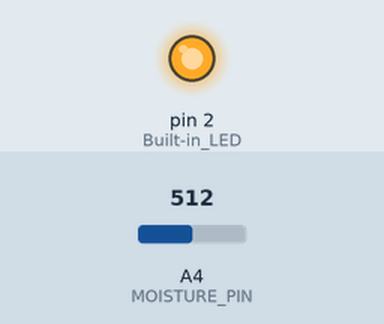
Recording of a sketch running on a simulated Arduino Uno, built with avr-gcc and run on an emulated ATmega328P. Parts: output pins drawn as LEDs (lit = HIGH). The inputs (shaded band) are chosen by the test bench; at power-on: A4 (MOISTURE_PIN) = 512. What the sketch prints to the serial monitor is not drawn.

Above: at 4.2 s.
4.3 s: A4 (MOISTURE_PIN) set to 499
At 6.1 s:
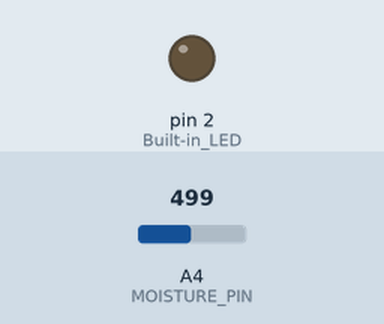
8.5 s: A4 (MOISTURE_PIN) set to 716
At 10.5 s:
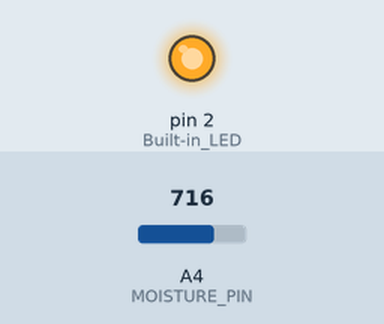
11.2 s: A4 (MOISTURE_PIN) set to 511
At 13.6 s:
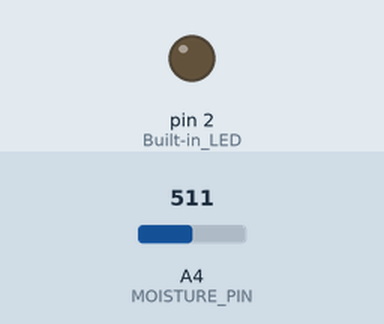
Timing chart, 0 to 15.1 s (numbered marks = the images above; inputs shaded):
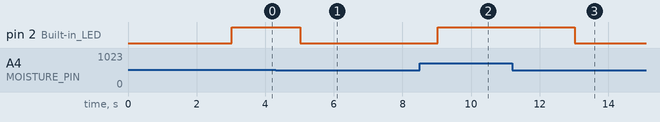

Measured:
- the behaviour switches between 512 and 511 on A4 (MOISTURE_PIN) (found by bisection; images 0 and 1)
- after the input at 4.3 s, pin 2 (Built-in_LED): HIGH → LOW after 0.72 s
- after the input at 8.5 s, pin 2 (Built-in_LED): LOW → HIGH after 0.53 s
- after the input at 11.2 s, pin 2 (Built-in_LED): HIGH → LOW after 1.8 s

The sketch:

2Pin_Moisture_LED_Test.ino
```cpp
// 2-Pin Soil Moisture Sensor Test with Built-in LED
// Pin: GPIO4 (D2)

#define MOISTURE_PIN 4  // GPIO4 (D2)

void setup() {
  Serial.begin(115200);
  delay(3000);

  Serial.println("2-Pin Soil Moisture Sensor Test with Built-in LED");
  Serial.println("Pin: GPIO4 (D2)");
  Serial.println("Wiring:");
  Serial.println("  Pin 1 (Signal) → GPIO4 (D2)");
  Serial.println("  Pin 2 (Ground) → GND");
  Serial.println("----------------------------------------");

  pinMode(MOISTURE_PIN, INPUT);
  pinMode(2, OUTPUT);  // Built-in LED (GPIO2)

  Serial.println("2-pin sensor and built-in LED initialized!");
  Serial.println("Starting readings...");
  Serial.println("");
}

void loop() {
  int rawValue = analogRead(MOISTURE_PIN);

  // Convert to percentage (2-pin sensor calibration)
  float moisturePercent = map(rawValue, 0, 1023, 100, 0);

  Serial.print("Raw Value: ");
  Serial.print(rawValue);
  Serial.print(" | Moisture: ");
  Serial.print(moisturePercent);
  Serial.println("%");

  // Control built-in LED based on moisture
  if (moisturePercent > 50) {
    digitalWrite(2, LOW);  // Turn on built-in LED (inverted logic)
    Serial.println("💧 Moisture detected - Built-in LED ON");
  } else {
    digitalWrite(2, HIGH); // Turn off built-in LED
    Serial.println("🏜️ Dry soil - Built-in LED OFF");
  }

  Serial.println("");
  delay(2000);
}
```
